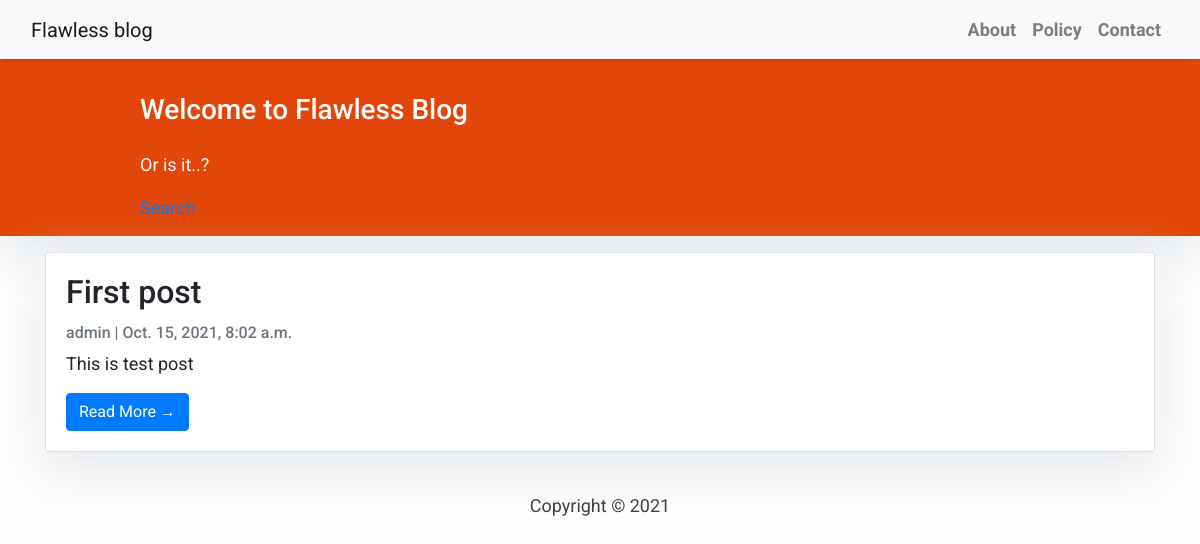
The page / on the database its author committed.
### blog/models.py (models this page shows, shortened)
class Post(models.Model):
    title = models.CharField(max_length=200, unique=True)
    slug = models.SlugField(max_length=200, unique=True)
    author = models.ForeignKey(User, on_delete= models.CASCADE,related_name='blog_posts')
    updated_on = models.DateTimeField(auto_now= True)
    content = models.TextField()
    created_on = models.DateTimeField(auto_now_add=True)
    status = models.IntegerField(choices=STATUS, default=0)
    class Meta:
        ordering = ['-created_on']

### blog/views.py (the view)
# urls.py: path('', views.PostList.as_view(), name='home'),
class PostList(generic.ListView):
    queryset = Post.objects.filter(status=1).order_by('-created_on')
    template_name = 'index.html'

### blog/templates/index.html (shortened to what this page needs)
{% extends "base.html" %}
{% block content %}
<header class="masthead">
    <div class="container">
        <div class="row">
            <div class=" col-md-8 col-md-10 mx-auto">
                <div class="site-heading">
                    <h3 class=" site-heading my-4 mt-3 text-white"> Welcome to Flawless Blog </h3>
                    <p class="text-light">Or is it..? &nbsp
                    </p>
                    <a href="{% url 'search_posts' %}">Search</a>
                </div>
            </div>
        </div>
    </div>
</header>
<div class="container">
    <div class="row">
        <div class="col-md-12 mt-3">
            {% for post in post_list %}
            <div class="card mb-4">
                <div class="card-body">
                    <h2 class="card-title">{{ post.title }}</h2>
                    <p class="card-text text-muted h6">{{ post.author }} | {{ post.created_on}} </p>
                    <p class="card-text">{{post.content|slice:":200" }}</p>
                    <a href="{% url 'post_detail' post.slug  %}" class="btn btn-primary">Read More &rarr;</a>
                </div>
            </div>
            {% endfor %}
        </div>
    </div>
</div>
{%endblock%}

### blog/templates/base.html (style rules this page uses)
body { font-family: "Roboto", sans-serif; font-size: 17px; background-color: #fdfdfd; }
.masthead { background: #e24709; height: auto; padding-bottom: 15px; box-shadow: 0 16px 48px #E3E7EB; padding-top: 10px; }

### blog/templates/index.html (style rules this page uses)
body { font-family: "Roboto", sans-serif; font-size: 18px; background-color: #fdfdfd; }
.card { box-shadow: 0 16px 48px #E3E7EB; }

### rows shown on the page
Post: title "First post", author "admin", created_on "Oct. 15, 2021, 8:02 a.m.", content "This is test post"
